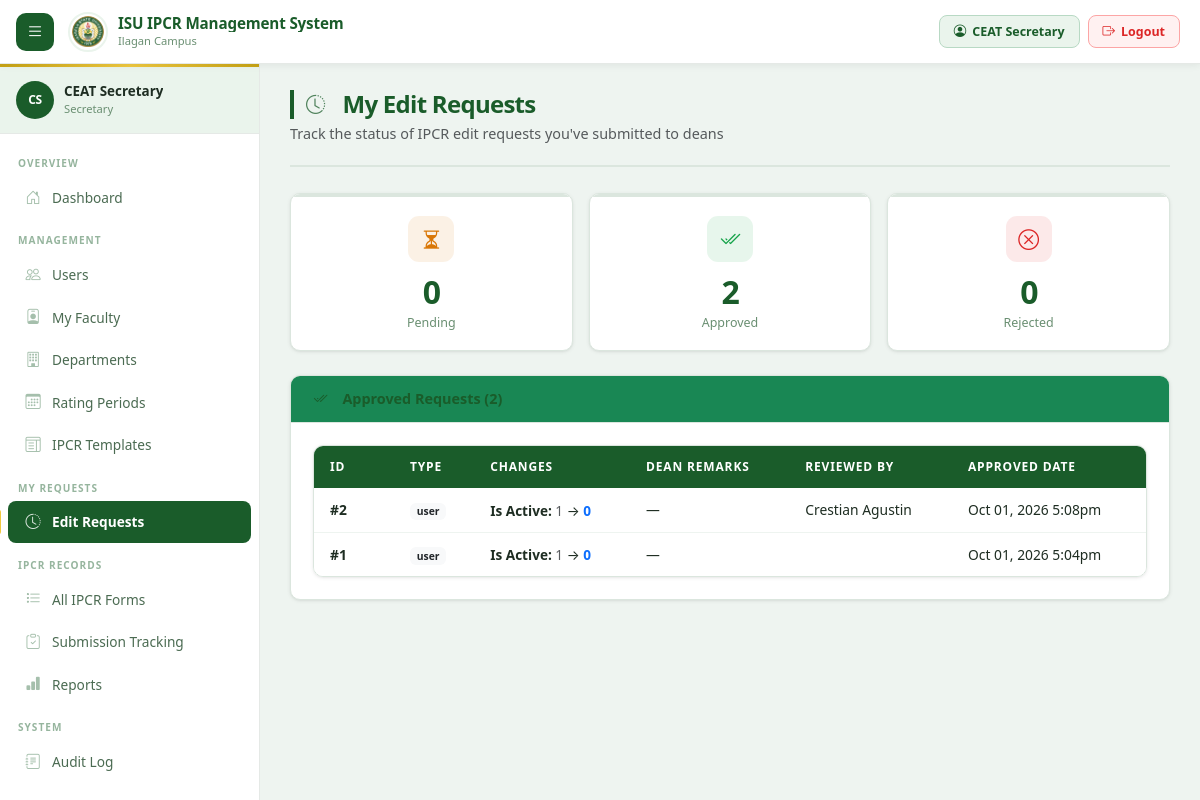
/secretary/requests.php (signed in), run on the app's committed database.
### tables this page shows
CREATE TABLE `users` (
  `id` int(11) NOT NULL,
  `employee_id` varchar(50) NOT NULL,
  `first_name` varchar(100) NOT NULL,
  `middle_name` varchar(100) DEFAULT '',
  `last_name` varchar(100) NOT NULL,
  `suffix` varchar(20) DEFAULT '',
  `email` varchar(255) DEFAULT NULL COMMENT 'ISU institutional email',
  `personal_email` varchar(255) DEFAULT NULL COMMENT 'Personal email for password recovery',
  `password_hash` varchar(255) NOT NULL,
  `role` enum('faculty','dean','admin','secretary') NOT NULL DEFAULT 'faculty',
  `department` varchar(200) DEFAULT NULL,
  `college` varchar(200) DEFAULT NULL,
  `position` varchar(200) DEFAULT NULL,
  `employment_status` enum('permanent','temporary','contractual','part-time') DEFAULT 'permanent',
  `assigned_dean_id` int(11) DEFAULT NULL,
  `is_active` tinyint(1) DEFAULT 1,
  `failed_attempts` int(11) DEFAULT 0,
  `lockout_until` datetime DEFAULT NULL,
  `last_login` datetime DEFAULT NULL,
  `created_at` timestamp NOT NULL DEFAULT current_timestamp(),
  `updated_at` timestamp NOT NULL DEFAULT current_timestamp() ON UPDATE current_timestamp(),
  `pending_approvals` int(11) DEFAULT 0
);

CREATE TABLE `edit_requests` (
  `id` int(11) NOT NULL,
  `request_type` enum('user','ipcr','department','template','period') NOT NULL,
  `target_id` int(11) NOT NULL,
  `requested_by` int(11) NOT NULL,
  `dean_id` int(11) NOT NULL,
  `status` enum('pending','approved','rejected') DEFAULT 'pending',
  `request_data` longtext NOT NULL CHECK (json_valid(`request_data`)),
  `original_data` longtext DEFAULT NULL CHECK (json_valid(`original_data`)),
  `remarks` text DEFAULT NULL,
  `dean_remarks` text DEFAULT NULL,
  `created_at` timestamp NOT NULL DEFAULT current_timestamp(),
  `reviewed_at` timestamp NULL DEFAULT NULL,
  `reviewed_by` int(11) DEFAULT NULL
);

### config/auth.php (called while the page is built, shortened)
<?php
require_once __DIR__ . '/database.php';
function getCurrentUser(): ?array {
    $db = getDB();
    $st = $db->prepare("SELECT * FROM users WHERE id = ? AND is_active = 1");
    $st->execute([$_SESSION['user_id']]);
    return $st->fetch() ?: null;
}
function getInitials(string $name): string {
    $words = array_filter(explode(' ', $name));
    $initials = '';
    foreach (array_slice($words, 0, 2) as $w) $initials .= strtoupper($w[0]);
    return $initials ?: '?';
}
function h(mixed $val): string {
    return htmlspecialchars((string)($val ?? ''), ENT_QUOTES, 'UTF-8');
}

### config/database.php (called while the page is built, shortened)
<?php
function getDB(): PDO {
    static $pdo = null;
    if ($pdo === null) {
        $dsn = "mysql:host=" . DB_HOST . ";dbname=" . DB_NAME . ";charset=" . DB_CHARSET;
        $options = [
            PDO::ATTR_ERRMODE            => PDO::ERRMODE_EXCEPTION,
            PDO::ATTR_DEFAULT_FETCH_MODE => PDO::FETCH_ASSOC,
            PDO::ATTR_EMULATE_PREPARES   => false,
        ];
        try {
            $pdo = new PDO($dsn, DB_USER, DB_PASS, $options);
        } catch (PDOException $e) {
            die(json_encode(['error' => 'Database connection failed: ' . $e->getMessage()]));
        }
    }
    return $pdo;
}

### secretary/requests.php (the view, shortened to what this page needs)
<?php
$activePage = 'secretary-requests';
require_once __DIR__ . '/../includes/header.php';
$db = getDB();
$requests = $db->prepare("
    SELECT er.*,
           CONCAT(d.first_name, ' ', d.last_name) as dean_name,
           CONCAT(r.first_name, ' ', r.last_name) as reviewed_by_name
    FROM edit_requests er
    JOIN users d ON er.dean_id = d.id
    LEFT JOIN users r ON er.reviewed_by = r.id
    WHERE er.requested_by = ?
    ORDER BY
        FIELD(er.status, 'pending', 'approved', 'rejected'),
        er.created_at DESC
");
$requests->execute([$currentUserId]);
$requests = $requests->fetchAll();
$pendingCount = count(array_filter($requests, fn($r) => $r['status'] === 'pending'));
$approvedCount = count(array_filter($requests, fn($r) => $r['status'] === 'approved'));
$rejectedCount = count(array_filter($requests, fn($r) => $r['status'] === 'rejected'));
function getRequestTypeBadge($type) {
    $badges = [
        'user' => '<span class="badge bg-primary">User</span>',
        'ipcr' => '<span class="badge bg-success">IPCR</span>',
        'department' => '<span class="badge bg-info">Department</span>',
        'template' => '<span class="badge bg-warning text-dark">Template</span>',
        'period' => '<span class="badge bg-secondary">Period</span>'
    ];
    return $badges[$type] ?? '<span class="badge bg-light text-dark">' . h($type) . '</span>';
}
function formatRequestChanges($requestData, $originalData) {
    $changes = [];
    foreach ($requestData as $key => $newValue) {
        $oldValue = $originalData[$key] ?? null;
        if ($oldValue != $newValue) {
            $changes[] = "<strong>" . h(ucwords(str_replace('_', ' ', $key))) . ":</strong> "
                       . "<span class='text-muted'>" . h($oldValue) . "</span> → "
                       . "<span class='text-primary fw-bold'>" . h($newValue) . "</span>";
        }
    }
    return $changes ? implode('<br>', $changes) : 'No changes detected';
}
?>
<div class="page-header">
  <div class="page-header-left">
    <h1><i class="bi bi-clock-history me-2"></i>My Edit Requests</h1>
    <p class="text-muted mb-0 mt-1" style="font-size: 0.9rem;">Track the status of IPCR edit requests you've submitted to deans</p>
  </div>
</div>
<div class="row g-3 mb-4">
  <div class="col-4">
    <div class="metric-card text-center">
      <div class="metric-icon metric-icon-warning mx-auto"><i class="bi bi-hourglass-split"></i></div>
      <div class="metric-value"><?= $pendingCount ?></div>
      <div class="metric-label">Pending</div>
    </div>
  </div>
  <div class="col-4">
    <div class="metric-card text-center">
      <div class="metric-icon metric-icon-success mx-auto"><i class="bi bi-check2-all"></i></div>
      <div class="metric-value"><?= $approvedCount ?></div>
      <div class="metric-label">Approved</div>
    </div>
  </div>
  <div class="col-4">
    <div class="metric-card text-center">
      <div class="metric-icon metric-icon-danger mx-auto"><i class="bi bi-x-circle"></i></div>
      <div class="metric-value"><?= $rejectedCount ?></div>
      <div class="metric-label">Rejected</div>
    </div>
  </div>
</div>
<?php if (!$requests): ?>
<div class="card">
  <div class="card-body text-center py-5">
    <i class="bi bi-inbox" style="font-size:4rem;color:var(--gray-300)"></i>
    <h5 class="mt-3">No Requests Yet</h5>
    <p class="text-muted">You haven't submitted any edit requests. When you request changes, they will appear here.</p>
    <a href="<?= BASE_URL ?>/secretary/faculty.php" class="btn btn-primary">
      <i class="bi bi-people me-2"></i>Manage Faculty
    </a>
  </div>
</div>
<?php else: ?>
<?php
$approved = array_filter($requests, fn($r) => $r['status'] === 'approved');
if ($approved):
?>
<div class="card mb-4">
  <div class="card-header bg-success text-white">
    <h5 class="mb-0"><i class="bi bi-check2-all me-2"></i>Approved Requests (<?= count($approved) ?>)</h5>
  </div>
  <div class="card-body">
    <div class="table-container">
      <table class="ipcr-table">
        <thead>
          <tr>
            <th style="width:80px">ID</th>
            <th>Type</th>
            <th>Changes</th>
            <th>Dean Remarks</th>
            <th>Reviewed By</th>
            <th>Approved Date</th>
          </tr>
        </thead>
        <tbody>
          <?php foreach ($approved as $req):
            $requestData = json_decode($req['request_data'], true);
            $originalData = json_decode($req['original_data'], true);
          ?>
          <tr>
            <td><strong>#<?= $req['id'] ?></strong></td>
            <td><?= getRequestTypeBadge($req['request_type']) ?></td>
            <td style="font-size:0.85rem">
              <?= formatRequestChanges($requestData, $originalData) ?>
            </td>
            <td><?= h($req['dean_remarks'] ?: '—') ?></td>
            <td><?= h($req['reviewed_by_name']) ?></td>
            <td class="text-muted-sm"><?= h(date('M d, Y g:ia', strtotime($req['reviewed_at']))) ?></td>
          </tr>
          <?php endforeach; ?>
        </tbody>
      </table>
    </div>
  </div>
</div>
<?php endif; ?>
<?php endif; ?>
<?php require_once __DIR__ . '/../includes/footer.php'; ?>

### includes/header.php (shortened to what this page needs)
<?php
require_once __DIR__ . '/../config/database.php';
require_once __DIR__ . '/../config/auth.php';
$currentUser   = getCurrentUser();
$currentRole   = $_SESSION['role'];
function getConfig(string $key, string $default = ''): string {
    static $cache = [];
    if (empty($cache)) {
        try {
            $rows = getDB()->query("SELECT config_key, config_value FROM system_config")->fetchAll();
            foreach ($rows as $r) $cache[$r['config_key']] = $r['config_value'];
        } catch (Exception $e) {}
    }
    return $cache[$key] ?? $default;
}
$instName    = getConfig('institution_name',    'Isabela State University');
?>
<!DOCTYPE html>
<html lang="en">
<head>
  <link href="https://cdn.jsdelivr.net/npm/bootstrap@5.3.3/dist/css/bootstrap.min.css" rel="stylesheet">
  <link href="https://cdn.jsdelivr.net/npm/bootstrap-icons@1.11.3/font/bootstrap-icons.min.css" rel="stylesheet">
  <link href="<?= BASE_URL ?>/assets/css/main.css" rel="stylesheet">
</head>
<body>
<div id="app-shell">
<header id="topbar">
  <button class="topbar-hamburger" id="sidebar-toggle" aria-label="Toggle menu">
    <i class="bi bi-list"></i>
  </button>
  <div class="topbar-brand">
    <img src="<?= BASE_URL ?>/assets/images/r.png"
         class="topbar-brand-logo" alt="ISU Logo"
         onerror="this.style.display='none'">
    <div class="topbar-brand-text">
      <div class="topbar-brand-name">ISU IPCR Management System</div>
      <div class="topbar-brand-sub">Ilagan Campus</div>
    </div>
  </div>
  <div class="topbar-right">
    <a href="<?= BASE_URL ?>/profile.php"
       class="topbar-logout"
       style="background:var(--primary-xlight);border-color:#b8d9c4;color:var(--primary)"
       title="My Profile">
      <i class="bi bi-person-circle"></i>
      <span><?= h($_SESSION['name']) ?></span>
    </a>
    <a href="<?= BASE_URL ?>/logout.php"
       class="topbar-logout"
       onclick="return confirm('Sign out of IPCR System?')"
       title="Logout">
      <i class="bi bi-box-arrow-right"></i>
      <span>Logout</span>
    </a>
  </div>
</header>
<nav id="sidebar">
  <div class="sidebar-user-card">
    <div class="sidebar-user-avatar"><?= h(getInitials($_SESSION['name'])) ?></div>
    <div style="min-width:0">
      <div class="sidebar-user-name"><?= h($_SESSION['name']) ?></div>
      <div class="sidebar-user-role"><?= h(ucfirst($currentRole)) ?></div>
    </div>
  </div>
  <nav class="sidebar-nav">
    <?php if ($currentRole === 'admin'): ?>
      <div class="sidebar-section-label">Overview</div>
      <a href="<?= BASE_URL ?>/dashboard.php" class="<?= $activePage==='dashboard'?'active':'' ?>">
        <i class="bi bi-house-door"></i><span>Dashboard</span>
      </a>
      <div class="sidebar-section-label">Management</div>
      <a href="<?= BASE_URL ?>/admin/users.php" class="<?= $activePage==='users'?'active':'' ?>">
        <i class="bi bi-people"></i><span>Users</span>
      </a>
      <a href="<?= BASE_URL ?>/admin/departments.php" class="<?= $activePage==='departments'?'active':'' ?>">
        <i class="bi bi-building"></i><span>Departments</span>
      </a>
      <a href="<?= BASE_URL ?>/admin/periods.php" class="<?= $activePage==='periods'?'active':'' ?>">
        <i class="bi bi-calendar3"></i><span>Rating Periods</span>
      </a>
      <a href="<?= BASE_URL ?>/admin/templates.php" class="<?= $activePage==='templates'?'active':'' ?>">
        <i class="bi bi-layout-text-window"></i><span>IPCR Templates</span>
      </a>
      <div class="sidebar-section-label">IPCR Records</div>
      <a href="<?= BASE_URL ?>/admin/ipcr-list.php" class="<?= $activePage==='ipcr-list'?'active':'' ?>">
        <i class="bi bi-list-task"></i><span>All IPCR Forms</span>
      </a>
      <a href="<?= BASE_URL ?>/admin/submission-tracking.php" class="<?= $activePage==='submission-tracking'?'active':'' ?>">
        <i class="bi bi-clipboard-check"></i><span>Submission Tracking</span>
      </a>
      <a href="<?= BASE_URL ?>/admin/extensions.php" class="<?= $activePage==='extensions'?'active':'' ?>">
        <i class="bi bi-calendar-plus"></i><span>Extensions</span>
      </a>
      <a href="<?= BASE_URL ?>/admin/reports.php" class="<?= $activePage==='reports'?'active':'' ?>">
        <i class="bi bi-bar-chart-fill"></i><span>Reports</span>
      </a>
      <div class="sidebar-section-label">System</div>
      <a href="<?= BASE_URL ?>/admin/settings.php" class="<?= $activePage==='settings'?'active':'' ?>">
        <i class="bi bi-gear"></i><span>Settings</span>
      </a>
      <a href="<?= BASE_URL ?>/admin/audit.php" class="<?= $activePage==='audit'?'active':'' ?>">
        <i class="bi bi-journal-text"></i><span>Audit Log</span>
      </a>
    <?php elseif ($currentRole === 'secretary'): ?>
      <div class="sidebar-section-label">Overview</div>
      <a href="<?= BASE_URL ?>/dashboard.php" class="<?= $activePage==='dashboard'?'active':'' ?>">
        <i class="bi bi-house-door"></i><span>Dashboard</span>
      </a>
      <div class="sidebar-section-label">Management</div>
      <a href="<?= BASE_URL ?>/admin/users.php" class="<?= $activePage==='users'?'active':'' ?>">
        <i class="bi bi-people"></i><span>Users</span>
      </a>
      <a href="<?= BASE_URL ?>/secretary/faculty.php" class="<?= $activePage==='secretary-faculty'?'active':'' ?>">
        <i class="bi bi-person-badge"></i><span>My Faculty</span>
      </a>
      <a href="<?= BASE_URL ?>/admin/departments.php" class="<?= $activePage==='departments'?'active':'' ?>">
        <i class="bi bi-building"></i><span>Departments</span>
      </a>
      <a href="<?= BASE_URL ?>/admin/periods.php" class="<?= $activePage==='periods'?'active':'' ?>">
        <i class="bi bi-calendar3"></i><span>Rating Periods</span>
      </a>
      <a href="<?= BASE_URL ?>/admin/templates.php" class="<?= $activePage==='templates'?'active':'' ?>">
        <i class="bi bi-layout-text-window"></i><span>IPCR Templates</span>
      </a>
      <div class="sidebar-section-label">My Requests</div>
      <a href="<?= BASE_URL ?>/secretary/requests.php" class="<?= $activePage==='secretary-requests'?'active':'' ?>">
        <i class="bi bi-clock-history"></i><span>Edit Requests</span>
      </a>
      <div class="sidebar-section-label">IPCR Records</div>
      <a href="<?= BASE_URL ?>/admin/ipcr-list.php" class="<?= $activePage==='ipcr-list'?'active':'' ?>">
        <i class="bi bi-list-task"></i><span>All IPCR Forms</span>
      </a>
      <a href="<?= BASE_URL ?>/admin/submission-tracking.php" class="<?= $activePage==='submission-tracking'?'active':'' ?>">
        <i class="bi bi-clipboard-check"></i><span>Submission Tracking</span>
      </a>
      <a href="<?= BASE_URL ?>/admin/reports.php" class="<?= $activePage==='reports'?'active':'' ?>">
        <i class="bi bi-bar-chart-fill"></i><span>Reports</span>
      </a>
      <div class="sidebar-section-label">System</div>
      <a href="<?= BASE_URL ?>/admin/audit.php" class="<?= $activePage==='audit'?'active':'' ?>">
        <i class="bi bi-journal-text"></i><span>Audit Log</span>
      </a>
    <?php endif; ?>
    <div class="sidebar-section-label">Account</div>
  </nav>
</nav>
<div id="main-wrapper">
  <main id="page-content">

### data on the page
users: last_name "Secretary"
edit_requests: id "2", request_type "user", dean_remarks "—", reviewed_by_name "Crestian Agustin", reviewed_at "Oct 01, 2026 5:08pm"
edit_requests: id "1", request_type "user", dean_remarks "—", reviewed_at "Oct 01, 2026 5:04pm"

### other printed values
$_SESSION['name'] "CEAT Secretary"
getInitials($_SESSION['name']) "CS"
$pendingCount "0"
$approvedCount "2"
$rejectedCount "0"
count($approved) "2"
